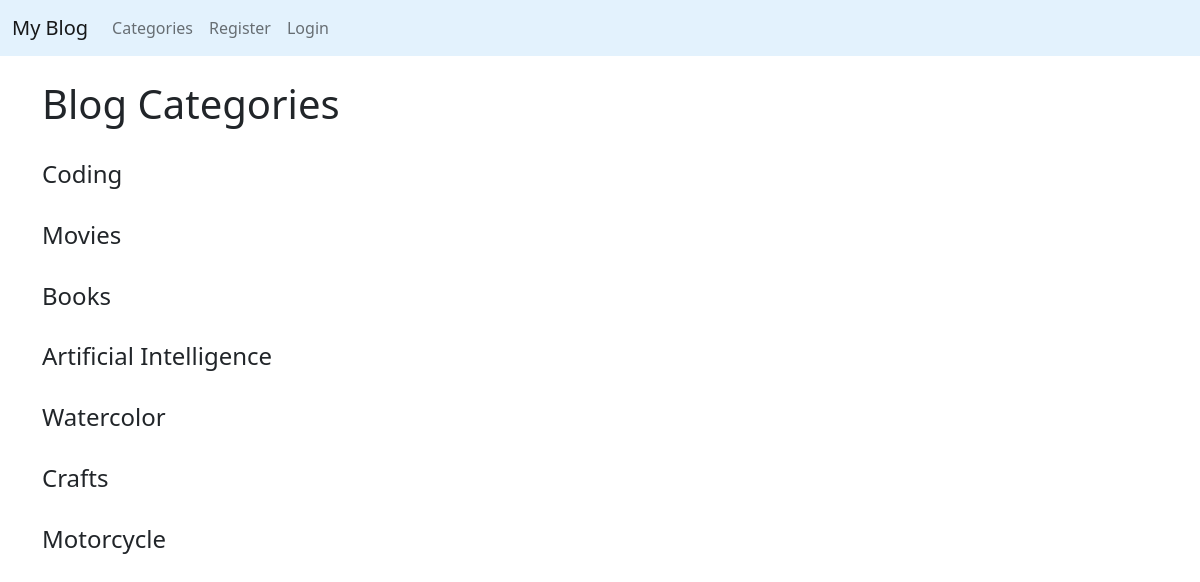
The app's page /category-list/, older data.
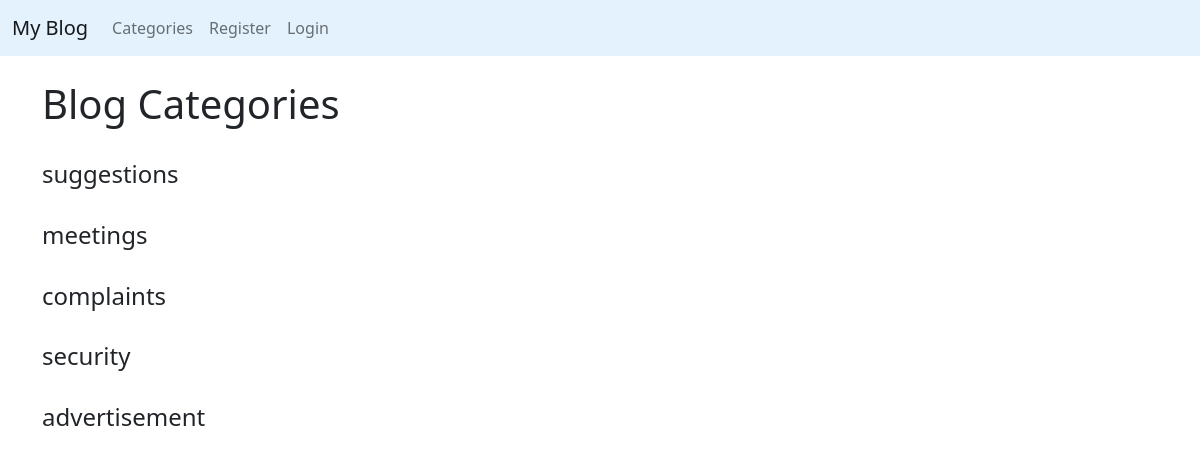
The same page, newer data.
### myblog/models.py (models this page shows, shortened)
class Category(models.Model):
  name = models.CharField(max_length=255)
  def __str__(self):
    return self.name

### myblog/views.py (the view)
# urls.py: path('category-list/', CategoryListView, name ='category-list'),
def CategoryListView(request):
  cat_menu_list = Category.objects.all()
  return render(request, 'category_list.html', {'cat_menu_list':cat_menu_list})

### myblog/templates/category_list.html
{%extends 'base.html'%}
{%block content%}
  <h1>Blog Categories</h1>
  <br />
    {% for item in cat_menu_list %}
      <h4><a class="dropdown-item" href="{% url 'category' item|slugify %}"></li>{{ item }}</a></h4>
      <br />
    {%endfor%}
{%endblock%}

Row changes from the older to the newer data that the page shows:
removed Category: name "Coding"
removed Category: name "Movies"
removed Category: name "Books"
removed Category: name "Artificial Intelligence"
removed Category: name "Watercolor"
removed Category: name "Crafts"
removed Category: name "Motorcycle"
added Category: name "suggestions"
added Category: name "meetings"
added Category: name "complaints"
added Category: name "security"
added Category: name "advertisement"
